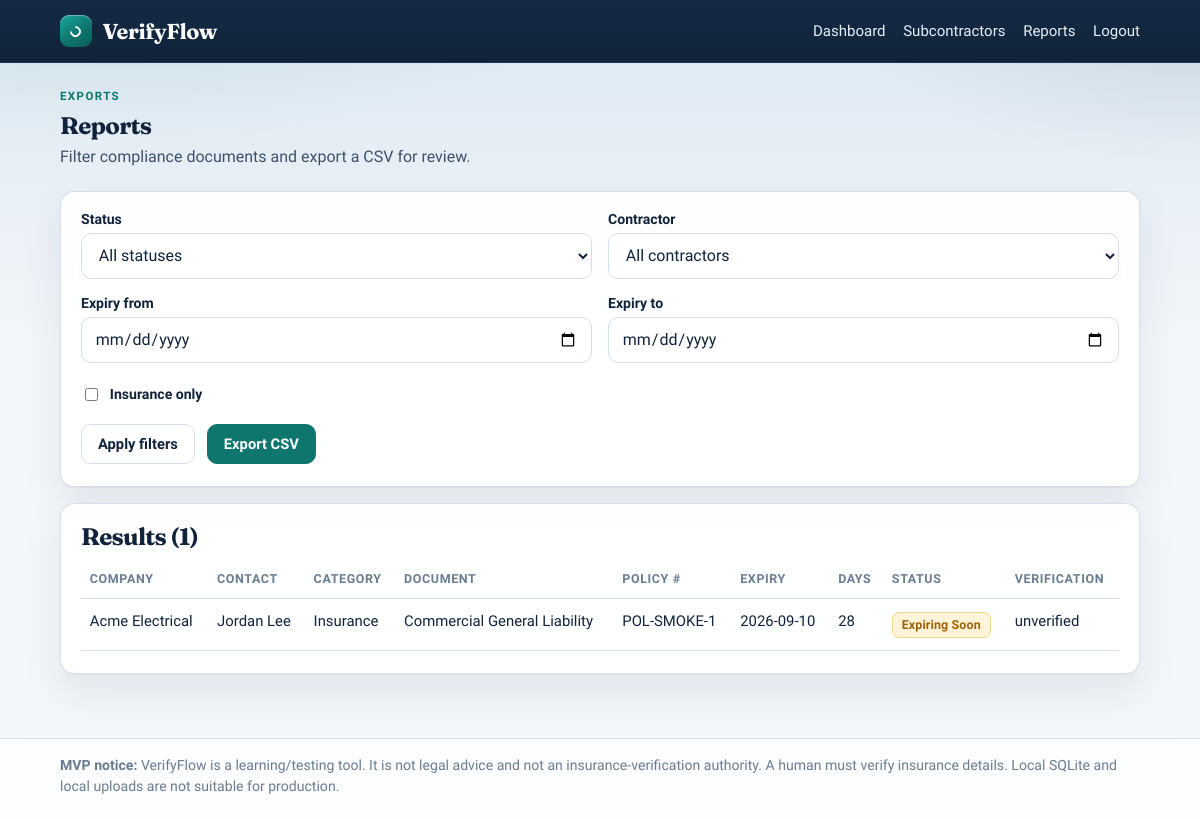
The app's page /reports (signed in) with its own data.
### app.py (models this page shows)
class ComplianceDocument(db.Model):
    __tablename__ = "compliance_documents"
    id = db.Column(db.Integer, primary_key=True)
    public_id = db.Column(db.String(36), unique=True, nullable=False, default=lambda: str(uuid.uuid4()))
    organization_id = db.Column(db.Integer, db.ForeignKey("organizations.id"), nullable=False, index=True)
    contractor_id = db.Column(db.Integer, db.ForeignKey("contractors.id"), nullable=False, index=True)
    category = db.Column(db.String(50), nullable=False, default="Insurance")
    document_type = db.Column(db.String(200), nullable=False)
    issuer = db.Column(db.String(200), nullable=True)
    policy_number = db.Column(db.String(100), nullable=True)
    coverage_amount = db.Column(db.Numeric(14, 2), nullable=True)
    currency = db.Column(db.String(10), nullable=True, default="CAD")
    issued_date = db.Column(db.Date, nullable=True)
    expiry_date = db.Column(db.Date, nullable=False)
    verification_status = db.Column(db.String(30), nullable=False, default="unverified")
    original_filename = db.Column(db.String(255), nullable=True)
    stored_filename = db.Column(db.String(255), nullable=True)
    extraction_method = db.Column(db.String(50), nullable=True)
    date_uploaded = db.Column(db.DateTime, nullable=False, default=lambda: datetime.now(timezone.utc))
    notes = db.Column(db.Text, nullable=True)
    contractor = db.relationship("Contractor", back_populates="documents")
    def days_remaining(self, today: Optional[date] = None) -> int:
        today = today or date.today()
        return (self.expiry_date - today).days
    def expiry_status(self, today: Optional[date] = None) -> str:
        days = self.days_remaining(today)
        if days < 0:
            return "Expired"
        if days <= 30:
            return "Expiring Soon"
        return "Valid"

class Contractor(db.Model):
    __tablename__ = "contractors"
    id = db.Column(db.Integer, primary_key=True)
    public_id = db.Column(db.String(36), unique=True, nullable=False, default=lambda: str(uuid.uuid4()))
    organization_id = db.Column(db.Integer, db.ForeignKey("organizations.id"), nullable=False, index=True)
    company_name = db.Column(db.String(200), nullable=False)
    contact_name = db.Column(db.String(200), nullable=False)
    email = db.Column(db.String(255), nullable=False)
    phone = db.Column(db.String(50), nullable=True)
    trade_or_service = db.Column(db.String(200), nullable=True)
    government_vendor_number = db.Column(db.String(100), nullable=True)
    notes = db.Column(db.Text, nullable=True)
    is_active = db.Column(db.Boolean, default=True, nullable=False)
    created_at = db.Column(db.DateTime, nullable=False, default=lambda: datetime.now(timezone.utc))
    organization = db.relationship("Organization", back_populates="contractors")
    documents = db.relationship(
        "ComplianceDocument",
        back_populates="contractor",
        cascade="all, delete-orphan",
        lazy=True,
    )

### app.py (the view)
    @app.route("/reports", methods=["GET", "POST"])
    @org_required
    def reports():
        form = ReportFilterForm()
        form.contractor_id.choices = [("", "All contractors")] + [
            (c.public_id, c.company_name)
            for c in org_contractors_query().order_by(Contractor.company_name).all()
        ]
        documents = []
        if request.method == "POST" and form.validate_on_submit():
            documents = filter_documents_for_report(
                status=form.status.data or "",
                insurance_only=bool(form.insurance_only.data),
                contractor_public_id=form.contractor_id.data or "",
                start_date=form.start_date.data,
                end_date=form.end_date.data,
            )
            if form.export.data:
                return export_documents_csv(documents)
        elif request.method == "GET":
            documents = filter_documents_for_report()
        return render_template("reports.html", form=form, documents=documents)

### app.py
class ReportFilterForm(FlaskForm):
    status = SelectField(
        "Status",
        choices=[
            ("", "All statuses"),
            ("Valid", "Valid"),
            ("Expiring Soon", "Expiring soon"),
            ("Expired", "Expired"),
        ],
        validators=[OptionalField()],
    )
    insurance_only = BooleanField("Insurance only")
    contractor_id = SelectField("Contractor", choices=[], validators=[OptionalField()], validate_choice=False)
    start_date = DateField("Expiry from", validators=[OptionalField()], format="%Y-%m-%d")
    end_date = DateField("Expiry to", validators=[OptionalField()], format="%Y-%m-%d")
    submit = SubmitField("Apply filters")
    export = SubmitField("Export CSV")

### app.py (called while the page is built)
def org_required(view):
    @wraps(view)
    @login_required
    def wrapped(*args, **kwargs):
        if not current_user.organization_id:
            abort(403)
        return view(*args, **kwargs)
    return wrapped

def org_documents_query():
    return ComplianceDocument.query.filter_by(organization_id=current_user.organization_id)

def org_contractors_query():
    return Contractor.query.filter_by(organization_id=current_user.organization_id)

def filter_documents_for_report(
    status: str = "",
    insurance_only: bool = False,
    contractor_public_id: str = "",
    start_date: Optional[date] = None,
    end_date: Optional[date] = None,
):
    query = (
        org_documents_query()
        .join(Contractor)
        .order_by(ComplianceDocument.expiry_date.asc())
    )
    if insurance_only:
        query = query.filter(ComplianceDocument.category == "Insurance")
    if contractor_public_id:
        query = query.filter(Contractor.public_id == contractor_public_id)
    if start_date:
        query = query.filter(ComplianceDocument.expiry_date >= start_date)
    if end_date:
        query = query.filter(ComplianceDocument.expiry_date <= end_date)
    documents = query.all()
    if status:
        documents = [d for d in documents if d.expiry_status() == status]
    return documents

### templates/reports.html (shortened to what this page needs)
{% extends "base.html" %}
{% block content %}
<section class="page-header">
  <div>
    <p class="eyebrow">Exports</p>
    <h1>Reports</h1>
    <p class="lead">Filter compliance documents and export a CSV for review.</p>
  </div>
</section>
<section class="panel form-panel">
  <form method="post" novalidate>
    <div class="form-grid">
      <div class="field">
        <label for="status">{{ form.status.label.text }}</label>
        {{ form.status(id="status") }}
      </div>
      <div class="field">
        <label for="contractor_id">{{ form.contractor_id.label.text }}</label>
        {{ form.contractor_id(id="contractor_id") }}
      </div>
      <div class="field">
        <label for="start_date">{{ form.start_date.label.text }}</label>
        {{ form.start_date(id="start_date") }}
      </div>
      <div class="field">
        <label for="end_date">{{ form.end_date.label.text }}</label>
        {{ form.end_date(id="end_date") }}
      </div>
      <div class="field field-checkbox">
        {{ form.insurance_only(id="insurance_only") }}
        <label for="insurance_only">{{ form.insurance_only.label.text }}</label>
      </div>
    </div>
    <div class="form-actions">
      {{ form.submit(class_="btn") }}
      {{ form.export(class_="btn btn-primary") }}
    </div>
  </form>
</section>
<section class="panel">
  <h2>Results ({{ documents|length }})</h2>
  {% if documents %}
  <div class="table-wrap">
    <table>
      <thead>
        <tr>
          <th>Company</th>
          <th>Contact</th>
          <th>Category</th>
          <th>Document</th>
          <th>Policy #</th>
          <th>Expiry</th>
          <th>Days</th>
          <th>Status</th>
          <th>Verification</th>
        </tr>
      </thead>
      <tbody>
        {% for doc in documents %}
        <tr>
          <td>{{ doc.contractor.company_name }}</td>
          <td>{{ doc.contractor.contact_name }}</td>
          <td>{{ doc.category }}</td>
          <td>{{ doc.document_type }}</td>
          <td>{{ doc.policy_number or "—" }}</td>
          <td>{{ doc.expiry_date }}</td>
          <td>{{ doc.days_remaining() }}</td>
          <td><span class="badge {{ doc.expiry_status()|expiry_badge_class }}">{{ doc.expiry_status() }}</span></td>
          <td>{{ doc.verification_status }}</td>
        </tr>
        {% endfor %}
      </tbody>
    </table>
  </div>
  {% else %}
  <p class="empty">No documents match these filters.</p>
  {% endif %}
</section>
{% endblock %}

### static/styles.css (style rules this page uses)
:root { --ink: #10233a; --ink-soft: #3d5168; --muted: #6a7c90; --line: #d5dde8; --surface: rgba(255, 255, 255, 0.92); --surface-solid: #ffffff; --bg-top: #dce8f2; --bg-bottom: #f3f6fa; --nav: #10233a; --nav-ink: #e8eef6; --brand: #0f766e; --brand-hover: #0b5f59; --brand-soft: #d8f3ef; --accent: #c27803; --danger: #b42318; --danger-soft: #fde8e6; --valid: #0f766e; --valid-bg: #e4f7f3; --soon: #a16207; --soon-bg: #fff4d7; --expired: #b42318; --expired-bg: #fde8e6; --radius: 14px; --radius-sm: 10px; --shadow: 0 1px 0 rgba(16, 35, 58, 0.04), 0 18px 40px rgba(16, 35, 58, 0.08); --font: "Sora", "Segoe UI", sans-serif; --display: "Fraunces", Georgia, serif; --focus: 0 0 0 3px rgba(15, 118, 110, 0.28); }
* { box-sizing: border-box; }
html { scroll-behavior: smooth; }
body { margin: 0; min-height: 100vh; font-family: var(--font); color: var(--ink); background-color: var(--bg-bottom); background-image: radial-gradient(ellipse 80% 50% at 10% -10%, rgba(15, 118, 110, 0.14), transparent 55%), radial-gradient(ellipse 60% 40% at 100% 0%, rgba(16, 35, 58, 0.1), transparent 50%), linear-gradient(180deg, var(--bg-top), var(--bg-bottom) 42%), repeating-linear-gradient( 90deg, rgba(16, 35, 58, 0.03) 0, rgba(16, 35, 58, 0.03) 1px, transparent 1px, transparent 28px ), repeating-linear-gradient( 0deg, rgba(16, 35, 58, 0.03) 0, rgba(16, 35, 58, 0.03) 1px, transparent 1px, transparent 28px ); background-attachment: fixed; }
body.is-auth { display: flex; flex-direction: column; }
.page-header { display: flex; justify-content: space-between; align-items: flex-start; gap: 1rem; margin-bottom: 1.35rem; flex-wrap: wrap; animation: rise 420ms ease both; }
.page-header h1, .panel h2, .auth-copy h1, .auth-card h1 { margin: 0 0 0.35rem; font-family: var(--display); letter-spacing: -0.03em; font-weight: 700; line-height: 1.15; }
.lead { color: var(--ink-soft); margin: 0; line-height: 1.5; }
.eyebrow { text-transform: uppercase; letter-spacing: 0.12em; font-size: 0.72rem; font-weight: 600; color: var(--brand); margin: 0 0 0.55rem; }
.stat-card, .panel, .auth-card { background: var(--surface); border: 1px solid rgba(213, 221, 232, 0.95); border-radius: var(--radius); box-shadow: var(--shadow); backdrop-filter: blur(10px); }
.panel { padding: 1.2rem 1.25rem 1.35rem; margin-bottom: 1rem; animation: rise 560ms ease both; }
.table-wrap { overflow-x: auto; margin-top: 0.5rem; }
table { width: 100%; border-collapse: collapse; font-size: 0.93rem; }
th, td { text-align: left; padding: 0.78rem 0.55rem; border-bottom: 1px solid var(--line); vertical-align: top; }
th { color: var(--muted); font-weight: 600; font-size: 0.78rem; text-transform: uppercase; letter-spacing: 0.05em; }
tbody tr { transition: background 140ms ease; }
.btn { display: inline-flex; align-items: center; justify-content: center; gap: 0.35rem; border: 1px solid var(--line); background: var(--surface-solid); color: var(--ink); padding: 0.62rem 1rem; border-radius: var(--radius-sm); cursor: pointer; font: inherit; font-weight: 600; font-size: 0.92rem; text-decoration: none; transition: background 150ms ease, border-color 150ms ease, transform 150ms ease; }
.btn-primary { background: var(--brand); border-color: var(--brand); color: white; }
.badge { display: inline-block; padding: 0.28rem 0.55rem; border-radius: 7px; font-size: 0.78rem; font-weight: 600; letter-spacing: 0.01em; border: 1px solid transparent; }
.badge-soon, .text-soon { color: var(--soon); }
.badge-soon { background: var(--soon-bg); border-color: #f0d48a; }
.form-grid { display: grid; grid-template-columns: 1fr 1fr; gap: 1rem; }
.field { display: flex; flex-direction: column; gap: 0.38rem; }
.field-checkbox { flex-direction: row; align-items: center; gap: 0.55rem; padding-top: 0.35rem; }
label { font-weight: 600; font-size: 0.88rem; color: var(--ink); }
input[type="text"], input[type="email"], input[type="password"], input[type="number"], input[type="date"], input[type="file"], select, textarea { width: 100%; padding: 0.72rem 0.8rem; border: 1px solid var(--line); border-radius: var(--radius-sm); font: inherit; background: white; color: var(--ink); transition: border-color 150ms ease, box-shadow 150ms ease; }
.form-actions { margin-top: 1.3rem; display: flex; gap: 0.75rem; flex-wrap: wrap; }

### records on screen
ComplianceDocument: contractor.company_name "Acme Electrical", contractor.contact_name "Jordan Lee", category "Insurance", document_type "Commercial General Liability", policy_number "POL-SMOKE-1", expiry_date "2026-09-10", days_remaining "28", expiry_status "Expiring Soon", verification_status "unverified"

### other values on screen
{{ documents|length }} "1"
